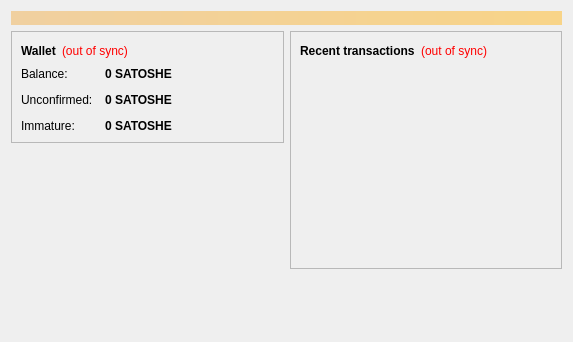
<?xml version="1.0" encoding="UTF-8"?>
<ui version="4.0">
 <class>OverviewPage</class>
 <widget class="QWidget" name="OverviewPage">
  <property name="geometry">
   <rect>
    <x>0</x>
    <y>0</y>
    <width>573</width>
    <height>342</height>
   </rect>
  </property>
  <property name="windowTitle">
   <string>Form</string>
  </property>
  <layout class="QVBoxLayout" name="topLayout">
   <item>
    <widget class="QLabel" name="labelAlerts">
     <property name="visible">
      <bool>false</bool>
     </property>
     <property name="styleSheet">
      <string notr="true">background-color: qlineargradient(x1: 0, y1: 0, x2: 1, y2: 0, stop:0 #F0D0A0, stop:1 #F8D488); color:#000000;</string>
     </property>
     <property name="wordWrap">
      <bool>true</bool>
     </property>
     <property name="margin">
      <number>3</number>
     </property>
    </widget>
   </item>
   <item>
    <layout class="QHBoxLayout" name="horizontalLayout" stretch="1,1">
     <item>
      <layout class="QVBoxLayout" name="verticalLayout_2">
       <item>
        <widget class="QFrame" name="frame">
         <property name="frameShape">
          <enum>QFrame::StyledPanel</enum>
         </property>
         <property name="frameShadow">
          <enum>QFrame::Raised</enum>
         </property>
         <layout class="QVBoxLayout" name="verticalLayout_4">
          <item>
           <layout class="QHBoxLayout" name="horizontalLayout_4">
            <item>
             <widget class="QLabel" name="label_5">
              <property name="font">
               <font>
                <weight>75</weight>
                <bold>true</bold>
               </font>
              </property>
              <property name="text">
               <string>Wallet</string>
              </property>
             </widget>
            </item>
            <item>
             <widget class="QLabel" name="labelWalletStatus">
              <property name="toolTip">
               <string>The displayed information may be out of date. Your wallet automatically synchronizes with the Satoshe network after a connection is established, but this process has not completed yet.</string>
              </property>
              <property name="styleSheet">
               <string notr="true">QLabel { color: red; }</string>
              </property>
              <property name="text">
               <string notr="true">(out of sync)</string>
              </property>
              <property name="alignment">
               <set>Qt::AlignLeading|Qt::AlignLeft|Qt::AlignVCenter</set>
              </property>
             </widget>
            </item>
            <item>
             <spacer name="horizontalSpacer_2">
              <property name="orientation">
               <enum>Qt::Horizontal</enum>
              </property>
              <property name="sizeHint" stdset="0">
               <size>
                <width>40</width>
                <height>20</height>
               </size>
              </property>
             </spacer>
            </item>
           </layout>
          </item>
          <item>
           <layout class="QFormLayout" name="formLayout_2">
            <property name="fieldGrowthPolicy">
             <enum>QFormLayout::AllNonFixedFieldsGrow</enum>
            </property>
            <property name="horizontalSpacing">
             <number>12</number>
            </property>
            <property name="verticalSpacing">
             <number>12</number>
            </property>
            <item row="0" column="0">
             <widget class="QLabel" name="label">
              <property name="text">
               <string>Balance:</string>
              </property>
             </widget>
            </item>
            <item row="0" column="1">
             <widget class="QLabel" name="labelBalance">
              <property name="font">
               <font>
                <weight>75</weight>
                <bold>true</bold>
               </font>
              </property>
              <property name="cursor">
               <cursorShape>IBeamCursor</cursorShape>
              </property>
              <property name="toolTip">
               <string>Your current balance</string>
              </property>
              <property name="text">
               <string notr="true">0 SATOSHE</string>
              </property>
              <property name="textInteractionFlags">
               <set>Qt::LinksAccessibleByMouse|Qt::TextSelectableByKeyboard|Qt::TextSelectableByMouse</set>
              </property>
             </widget>
            </item>
            <item row="1" column="0">
             <widget class="QLabel" name="label_3">
              <property name="text">
               <string>Unconfirmed:</string>
              </property>
             </widget>
            </item>
            <item row="1" column="1">
             <widget class="QLabel" name="labelUnconfirmed">
              <property name="font">
               <font>
                <weight>75</weight>
                <bold>true</bold>
               </font>
              </property>
              <property name="cursor">
               <cursorShape>IBeamCursor</cursorShape>
              </property>
              <property name="toolTip">
               <string>Total of transactions that have yet to be confirmed, and do not yet count toward the current balance</string>
              </property>
              <property name="text">
               <string notr="true">0 SATOSHE</string>
              </property>
              <property name="textInteractionFlags">
               <set>Qt::LinksAccessibleByMouse|Qt::TextSelectableByKeyboard|Qt::TextSelectableByMouse</set>
              </property>
             </widget>
            </item>
            <item row="2" column="0">
             <widget class="QLabel" name="labelImmatureText">
              <property name="text">
               <string>Immature:</string>
              </property>
             </widget>
            </item>
            <item row="2" column="1">
             <widget class="QLabel" name="labelImmature">
              <property name="font">
               <font>
                <weight>75</weight>
                <bold>true</bold>
               </font>
              </property>
              <property name="toolTip">
               <string>Mined balance that has not yet matured</string>
              </property>
              <property name="text">
               <string notr="true">0 SATOSHE</string>
              </property>
              <property name="textInteractionFlags">
               <set>Qt::LinksAccessibleByMouse|Qt::TextSelectableByKeyboard|Qt::TextSelectableByMouse</set>
              </property>
             </widget>
            </item>
           </layout>
          </item>
         </layout>
        </widget>
       </item>
       <item>
        <spacer name="verticalSpacer">
         <property name="orientation">
          <enum>Qt::Vertical</enum>
         </property>
         <property name="sizeHint" stdset="0">
          <size>
           <width>20</width>
           <height>40</height>
          </size>
         </property>
        </spacer>
       </item>
      </layout>
     </item>
     <item>
      <layout class="QVBoxLayout" name="verticalLayout_3">
       <item>
        <widget class="QFrame" name="frame_2">
         <property name="frameShape">
          <enum>QFrame::StyledPanel</enum>
         </property>
         <property name="frameShadow">
          <enum>QFrame::Raised</enum>
         </property>
         <layout class="QVBoxLayout" name="verticalLayout">
          <item>
           <layout class="QHBoxLayout" name="horizontalLayout_2">
            <item>
             <widget class="QLabel" name="label_4">
              <property name="text">
               <string>&lt;b&gt;Recent transactions&lt;/b&gt;</string>
              </property>
             </widget>
            </item>
            <item>
             <widget class="QLabel" name="labelTransactionsStatus">
              <property name="toolTip">
               <string>The displayed information may be out of date. Your wallet automatically synchronizes with the Satoshe network after a connection is established, but this process has not completed yet.</string>
              </property>
              <property name="styleSheet">
               <string notr="true">QLabel { color: red; }</string>
              </property>
              <property name="text">
               <string notr="true">(out of sync)</string>
              </property>
              <property name="alignment">
               <set>Qt::AlignRight|Qt::AlignTrailing|Qt::AlignVCenter</set>
              </property>
             </widget>
            </item>
            <item>
             <spacer name="horizontalSpacer">
              <property name="orientation">
               <enum>Qt::Horizontal</enum>
              </property>
              <property name="sizeHint" stdset="0">
               <size>
                <width>40</width>
                <height>20</height>
               </size>
              </property>
             </spacer>
            </item>
           </layout>
          </item>
          <item>
           <widget class="QListView" name="listTransactions">
            <property name="styleSheet">
             <string notr="true">QListView { background: transparent; }</string>
            </property>
            <property name="frameShape">
             <enum>QFrame::NoFrame</enum>
            </property>
            <property name="verticalScrollBarPolicy">
             <enum>Qt::ScrollBarAlwaysOff</enum>
            </property>
            <property name="horizontalScrollBarPolicy">
             <enum>Qt::ScrollBarAlwaysOff</enum>
            </property>
            <property name="selectionMode">
             <enum>QAbstractItemView::NoSelection</enum>
            </property>
           </widget>
          </item>
         </layout>
        </widget>
       </item>
       <item>
        <spacer name="verticalSpacer_2">
         <property name="orientation">
          <enum>Qt::Vertical</enum>
         </property>
         <property name="sizeHint" stdset="0">
          <size>
           <width>20</width>
           <height>40</height>
          </size>
         </property>
        </spacer>
       </item>
      </layout>
     </item>
    </layout>
   </item>
  </layout>
 </widget>
 <resources/>
 <connections/>
</ui>
